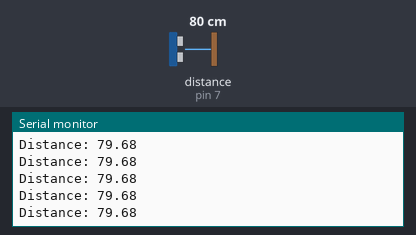
The sketch below on a simulated Arduino Uno, built with avr-gcc and run on an emulated ATmega328P. Shown: the last lines printed to the serial monitor. Wiring (inferred from the names in the program): ultrasonic range finder: trigger pin 6; echo pin 7. Inputs (shaded band) come from the test bench; at power-on: distance to the obstacle (sensor on pin 7) 80 cm. The echo pulse lasts 58.3 µs per cm; storage starts empty; random numbers use the default seed unless the sketch sets one; the audio player accepts every command and is not drawn.

Above: at 1.2 s.
1.3 s: distance to the obstacle (sensor on pin 7) set to 250 cm
At 1.41 s:
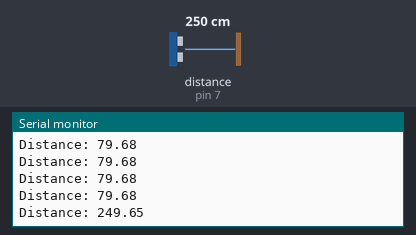
4.3 s: distance to the obstacle (sensor on pin 7) set to 2 cm
At 5.8 s:
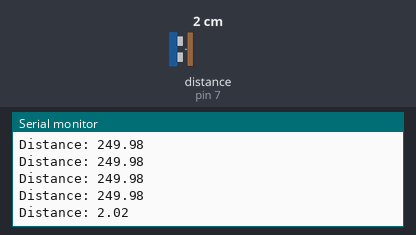
Timing chart, 0 to 7.3 s (numbered marks = the images above; inputs shaded):
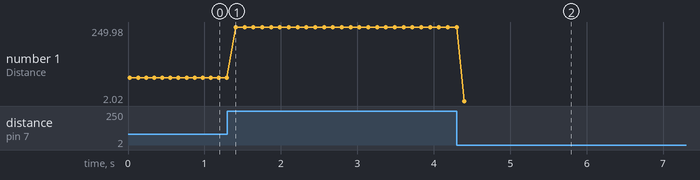

Measured:
- after the input at 1.3 s, the serial monitor: prints a new line after 0.11 s (image 1)
- after the input at 4.3 s, the serial monitor: prints a new line after 0.10 s (image 2)
- plotted number 1: 79.68 → 249.98 after the input at 1.3 s, 249.98 → 2.02 after the input at 4.3 s

The sketch:

sound-machine.ino
```cpp
#include "SD.h"
#define SD_ChipSelectPin 4
#include "TMRpcm.h"
#include "SPI.h"

TMRpcm tmrpcm;

const int trigPin = 6;
const int echoPin = 7;
const int numberOfFiles = 12; // # of .wav files in SD card
String fileNames[numberOfFiles] = {"sus.wav", "f1.wav", "f2.wav", "f3.wav", "f4.wav", "f5.wav", "f6.wav", "f7.wav", "f8.wav", "f9.wav", "f10.wav", "fvar.wav"}; // List of file names
int fileIndex = 0;

float duration, distance;

void setup() {
  pinMode(trigPin, OUTPUT);
  pinMode(echoPin, INPUT);
  Serial.begin(9600);

  tmrpcm.speakerPin = 9;
  if (!SD.begin(SD_ChipSelectPin)) {
    Serial.println("SD fail");
    return;
  }

  tmrpcm.setVolume(5); // max is 7 but going past 5 causes the output to be static-y
  tmrpcm.play("sus.wav");
}

void loop() {
  // Ultrasonic sensor code
  digitalWrite(trigPin, LOW);
  delayMicroseconds(2);
  digitalWrite(trigPin, HIGH);
  delayMicroseconds(10);
  digitalWrite(trigPin, LOW);

  duration = pulseIn(echoPin, HIGH);
  distance = (duration * 0.0343) / 2;
  Serial.print("Distance: ");
  Serial.println(distance);
  delay(100); // 100

  // Play audio when distance is less than a certain value
  if (distance < 50) {
    // Generate a random file index
    fileIndex = random(0, numberOfFiles);

    // Play the randomly selected file
    tmrpcm.play(fileNames[fileIndex].c_str());
    delay(11000);
  }
}
```
